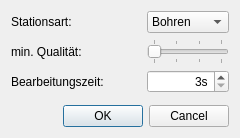
<?xml version="1.0" encoding="UTF-8"?>
<ui version="4.0">
 <class>StepDialog</class>
 <widget class="QDialog" name="StepDialog">
  <property name="geometry">
   <rect>
    <x>0</x>
    <y>0</y>
    <width>240</width>
    <height>138</height>
   </rect>
  </property>
  <property name="windowTitle">
   <string>neuer Schritt</string>
  </property>
  <property name="windowIcon">
   <iconset resource="ressources.qrc">
    <normaloff>:/icons/nxt.png</normaloff>:/icons/nxt.png</iconset>
  </property>
  <layout class="QVBoxLayout" name="verticalLayout">
   <item>
    <layout class="QGridLayout" name="gridLayout">
     <item row="3" column="2">
      <widget class="QSpinBox" name="timeBox">
       <property name="alignment">
        <set>Qt::AlignRight|Qt::AlignTrailing|Qt::AlignVCenter</set>
       </property>
       <property name="suffix">
        <string>s</string>
       </property>
       <property name="minimum">
        <number>3</number>
       </property>
       <property name="maximum">
        <number>20</number>
       </property>
      </widget>
     </item>
     <item row="3" column="1">
      <spacer name="horizontalSpacer">
       <property name="orientation">
        <enum>Qt::Horizontal</enum>
       </property>
       <property name="sizeHint" stdset="0">
        <size>
         <width>40</width>
         <height>20</height>
        </size>
       </property>
      </spacer>
     </item>
     <item row="3" column="0">
      <widget class="QLabel" name="label_3">
       <property name="text">
        <string>Bearbeitungszeit:</string>
       </property>
      </widget>
     </item>
     <item row="2" column="2">
      <widget class="QSlider" name="QualitySlider">
       <property name="minimum">
        <number>1</number>
       </property>
       <property name="maximum">
        <number>4</number>
       </property>
       <property name="pageStep">
        <number>1</number>
       </property>
       <property name="orientation">
        <enum>Qt::Horizontal</enum>
       </property>
       <property name="invertedAppearance">
        <bool>false</bool>
       </property>
       <property name="tickPosition">
        <enum>QSlider::TicksBothSides</enum>
       </property>
       <property name="tickInterval">
        <number>1</number>
       </property>
      </widget>
     </item>
     <item row="2" column="0">
      <widget class="QLabel" name="label_2">
       <property name="text">
        <string>min. Qualität:</string>
       </property>
      </widget>
     </item>
     <item row="1" column="2">
      <widget class="QComboBox" name="TypeBox">
       <item>
        <property name="text">
         <string>Bohren</string>
        </property>
       </item>
       <item>
        <property name="text">
         <string>Drehen</string>
        </property>
       </item>
       <item>
        <property name="text">
         <string>Fräsen</string>
        </property>
       </item>
      </widget>
     </item>
     <item row="1" column="0">
      <widget class="QLabel" name="label">
       <property name="text">
        <string>Stationsart:</string>
       </property>
      </widget>
     </item>
    </layout>
   </item>
   <item>
    <spacer name="verticalSpacer">
     <property name="orientation">
      <enum>Qt::Vertical</enum>
     </property>
     <property name="sizeHint" stdset="0">
      <size>
       <width>20</width>
       <height>40</height>
      </size>
     </property>
    </spacer>
   </item>
   <item>
    <widget class="QDialogButtonBox" name="buttonBox">
     <property name="orientation">
      <enum>Qt::Horizontal</enum>
     </property>
     <property name="standardButtons">
      <set>QDialogButtonBox::Cancel|QDialogButtonBox::Ok</set>
     </property>
    </widget>
   </item>
  </layout>
 </widget>
 <resources>
  <include location="ressources.qrc"/>
 </resources>
 <connections>
  <connection>
   <sender>buttonBox</sender>
   <signal>accepted()</signal>
   <receiver>StepDialog</receiver>
   <slot>accept()</slot>
   <hints>
    <hint type="sourcelabel">
     <x>248</x>
     <y>254</y>
    </hint>
    <hint type="destinationlabel">
     <x>157</x>
     <y>274</y>
    </hint>
   </hints>
  </connection>
  <connection>
   <sender>buttonBox</sender>
   <signal>rejected()</signal>
   <receiver>StepDialog</receiver>
   <slot>reject()</slot>
   <hints>
    <hint type="sourcelabel">
     <x>316</x>
     <y>260</y>
    </hint>
    <hint type="destinationlabel">
     <x>286</x>
     <y>274</y>
    </hint>
   </hints>
  </connection>
 </connections>
</ui>
